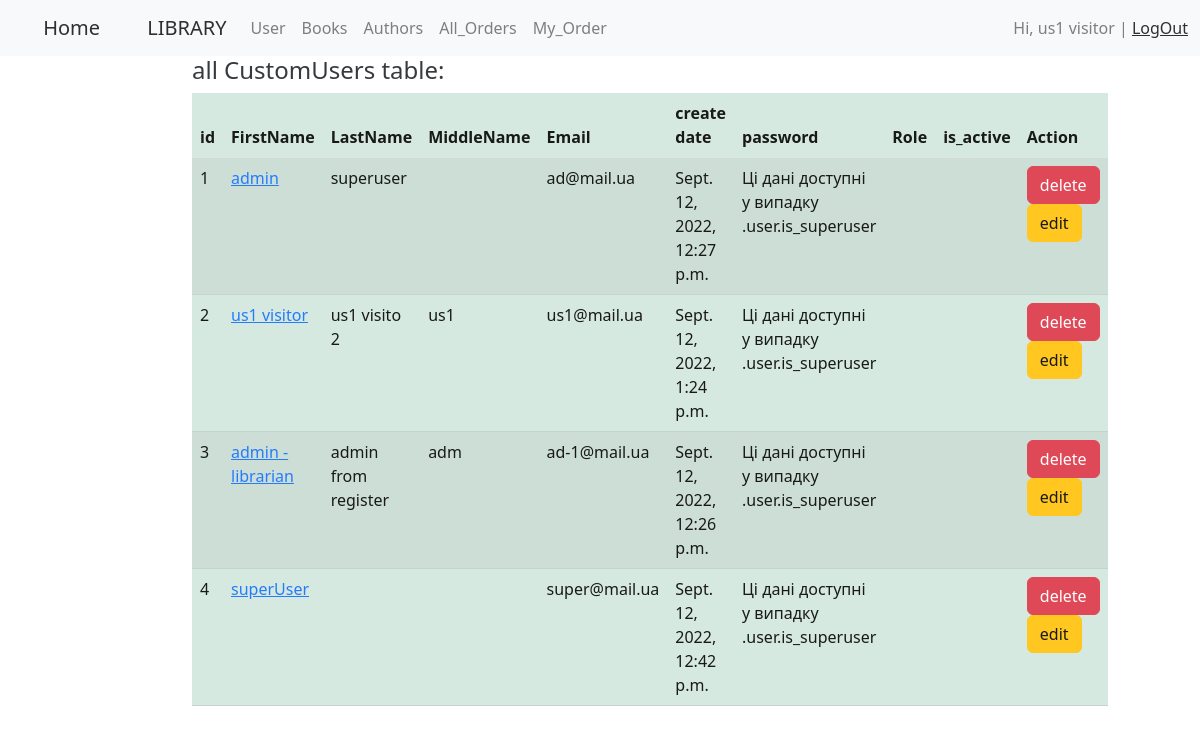
Page /user/ (signed in) on the committed database.
### authentication/models.py (models this page shows, shortened)
class CustomUser(AbstractBaseUser):
    email = models.EmailField(
        verbose_name='email address',
        max_length=255,
        unique=True,
    )
    first_name = models.CharField(max_length=20, default=None, blank=True)
    last_name = models.CharField(max_length=20, blank=True)
    middle_name = models.CharField(max_length=20, blank=True)
    created_at = models.DateTimeField(editable=False, auto_now=datetime.datetime.now())
    updated_at = models.DateTimeField(auto_now=datetime.datetime.now())
    role = models.IntegerField(choices=ROLE_CHOICES, default=0)
    is_active = models.BooleanField(default=True)
    is_admin = models.BooleanField(default=False)  # STAFF, superuser
    objects = MyUserManager()
    USERNAME_FIELD = 'email'
    REQUIRED_FIELDS = ['first_name']
    class Meta:         # for admin.menu
        verbose_name= 'Користувач'
        verbose_name_plural = 'Користувачі'
    @staticmethod
    def get_all():
        return CustomUser.objects.all()

### authentication/views.py (the view)
# urls.py: path('', list_users, name='list_users'),
def list_users(request):
    active_user = CustomUser.objects.filter(is_active=True).first()
    return render(request, 'authentication/users_list.html', {'users': CustomUser.get_all()})

### authentication/templates/authentication/users_list.html (shortened to what this page needs)
{% extends 'base.html' %}
{% block content %}
<h4>all CustomUsers table:</h4>
<div class="col-md-10">
    <table class="table table-success table-striped">
        <thead class="border-bottom font-weight-bold">
        <tr>
            <th scope="col" style="width: 20px">id</th>
            <th scope="col" style="width: 110px">FirstName</th>
            <th scope="col" style="width: 110px">LastName</th>
            <th scope="col" style="width: 110px">MiddleName</th>
            <th scope="col" style="width: 120px">Email</th>
            <th scope="col" style="width: 140px">create date</th>
            <th scope="col" style="width: 280px">password</th>
            <th>Role</th>
            <th>is_active</th>
            <th scope="col" style="width: 270px" >Action</th>
        </tr>
        </thead>
        {% for user in users %}
        <tr>
            <td>{{user.id}}</td>
            <td><a href="{% url 'user_detail_url' user.id %}" target="_blank"> {{user.first_name}} </a></td>
            <td>{{user.last_name}}</td>
            <td>{{user.middle_name}}</td>
            <td>{{user.email}}</td>
            <td>{{user.created_at}}</td>
            {% if request.user.role %}
            <td>{{user.password |truncatechars:10 }}</td>
            <td>{{user.get_role_name}}</td>
            <td>{{user.is_active}}</td>
            {% else %}
                <td> Ці дані доступні у випадку .user.is_superuser</td>
                <td></td>            <td></td>
            {% endif %}
            <td><a href="{% url 'user_delete_url' user.pk %}" class="btn btn-danger">delete</a>
            <a href="{% url 'user_edit_url' user.pk %}" class="btn btn-warning">edit</a></td>
        </tr>
        {% endfor %}
    </table>
</div>
{% endblock %}

### library/base.html (shortened to what this page needs)
<!DOCTYPE html>
<html lang="en">
<head>
    <link href="https://cdn.jsdelivr.net/npm/bootstrap@5.2.0/dist/css/bootstrap.min.css" rel="stylesheet"
>
</head>
<body>
<nav class="navbar navbar-expand-lg bg-light">
    <div class="container-fluid">
        <a class="navbar-brand" href="{% url 'home' %}">&#160;&nbsp;&nbsp; &#160; Home</a>
        <a class="navbar-brand" href="{% url 'list_books_main' %}">&#160;&nbsp;&nbsp; &#160; LIBRARY</a>
        <div class="collapse navbar-collapse" id="navbarNavAltMarkup">
            <div class="navbar-nav">
                <a class="nav-link" href="{% url 'list_users' %}">User</a>
                <a class="nav-link" href="{% url 'list_books' %}">Books</a>
                {% if request.user.is_authenticated %}
                <a class="nav-link" href="{% url 'list_author' %}">Authors</a>
                {% else %}
                <a class="nav-link disabled" href="#">Authors</a>
                {% endif %}
                <a class="nav-link" href="{% url 'list_orders' %}">All_Orders</a>
                <a class="nav-link" href="{% url 'my_orders' %}">My_Order</a>
            </div>
        </div>
        <span class="navbar-text" align="right">
            {% if request.user.is_authenticated %}
                Hi, {{ user.username }}  {{ user.first_name }} | <a href="{% url 'logout_url' %}">LogOut</a>
            {% else %}
                <a href="{%url 'register_url'%}">Register</a>|
                <a href="{%url 'login_url'%}">Login</a>
            {% endif %}
        </span>
    </div>
</nav>
<div class="row">
    <div class="list-group col-md-2">
    </div>
    <div class="list-group col-md-10">
        {% block content %} {% endblock %}
    </div>
</div>
</body>
</html>

### library/base.html (style rules this page uses)
span { text-align: right; }
body { background-image: url('https://thumbs.dreamstime.com/z/open-book-hardback-books-wooden-table-education-background-back-to-school-copy-space-text-75367702.jpg'); background-repeat: no-repeat; background-attachment: fixed; background-size: 100% 100%; opacity: 0.9; }

### rows in the picture
CustomUser: first_name "us1 visitor", id "2", last_name "us1 visito 2", middle_name "us1", email "us1@mail.ua", created_at "Sept. 12, 2022, 1:24 p.m.", shows "Ці дані доступні у випадку .user.is_superuser", role 0 (drawn)
CustomUser: id "1", first_name "admin", last_name "superuser", email "ad@mail.ua", created_at "Sept. 12, 2022, 12:27 p.m."
CustomUser: id "3", first_name "admin - librarian", last_name "admin from register", middle_name "adm", email "ad-1@mail.ua", created_at "Sept. 12, 2022, 12:26 p.m."
CustomUser: id "4", first_name "superUser", email "super@mail.ua", created_at "Sept. 12, 2022, 12:42 p.m."
